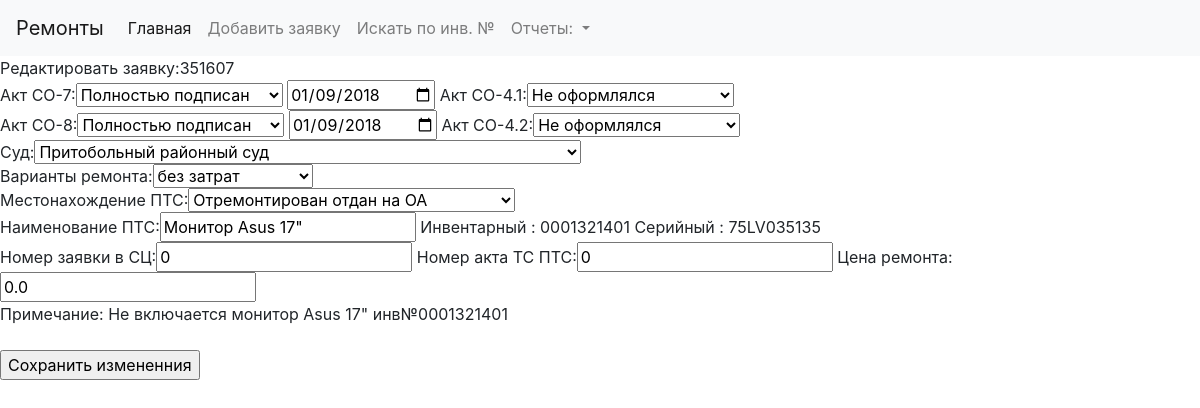
The app's page /edit/4 with its own data.
### akts/models.py (models this page shows, shortened)
class Tickets(db.Model):
    id = db.Column(db.Integer, primary_key=True)
    localticket = db.Column(db.Integer)
    hotlineticket = db.Column(db.Integer)
    aktco7mode = db.Column(db.Integer)
    aktco7changedate = db.Column(db.Date)
    aktco7date = db.Column(db.Date)
    aktco8mode = db.Column(db.Integer)
    aktco8changedate = db.Column(db.Date)
    aktco8date = db.Column(db.Date)
    aktco41mode = db.Column(db.Integer)
    aktco42mode = db.Column(db.Integer)
    lowcourtcode = db.Column(db.String(8))
    serviceprovider = db.Column(db.Integer)
    serviceproviderdate = db.Column(db.Date)
    location = db.Column(db.Integer)
    locationdate = db.Column(db.Date)
    name = db.Column(db.String(50))
    inventnumder = db.Column(db.String(12))
    serialnumber = db.Column(db.String(12))
    serviceticket = db.Column(db.Integer)
    serviceakt = db.Column(db.Integer)
    serviceprice =  db.Column(db.Float)
    remark = db.Column(db.String(50))
    warranty = db.Column(db.Boolean)
    dead = db.Column(db.Boolean)

### akts/views.py (the view, shortened to what this page needs)
@app.route('/edit/<local>', methods=['GET', 'POST'])
def edit(local):
    listlocation = [{'val': location.id, 'name' : location.name} for location in models.Location.query.all()]
    listmode = [{'val': actmode.id, 'name' : actmode.name} for actmode in models.ActMode.query.all()]
    listprovider = [{'val': provider.id, 'name' : provider.name} for provider in models.ServiceProvider.query.all()]
    listlow = [{'val': low.code, 'name' : low.name} for low in models.LowCourt.query.all()]
    ticket = models.Tickets.query.filter_by(localticket = local).first()
    return render_template("edit.html",ticket = ticket,listmode = listmode,listlow = listlow,listprovider = listprovider,listlocation = listlocation)

### akts/templates/edit.html
{% extends "base.html" %}
{% block content %}
    <form method="post">
        Редактировать заявку:{{ticket.hotlineticket }}<br>
        Акт СО-7:<select name="aktco7mode">
            {% for mode in listmode %}
                {% if mode.val == ticket.aktco7mode  %}
                    <option value="{{ mode.val }}" selected>{{ mode.name }}</option>
                {% else %}
                    <option value="{{ mode.val }}">{{ mode.name }}</option>
                {% endif %}
            {% endfor %}
        </select>
        <input type="date" name="aktco7date" value="{{ticket.aktco7date }}">
        Акт СО-4.1:<select name="aktco41mode">
            {% for mode in listmode %}
                {% if mode.val == ticket.aktco41mode  %}
                    <option value="{{ mode.val }}" selected>{{ mode.name }}</option>
                {% else %}
                    <option value="{{ mode.val }}">{{ mode.name }}</option>
                {% endif %}
            {% endfor %}
        </select>
        <br>
        Акт СО-8:<select name="aktco8mode">
            {% for mode in listmode %}
                 {% if mode.val == ticket.aktco8mode  %}
                    <option value="{{ mode.val }}" selected>{{ mode.name }}</option>
                {% else %}
                    <option value="{{ mode.val }}">{{ mode.name }}</option>
                {% endif %}
            {% endfor %}
        </select>
        <input type="date" name="aktco8date" value="{{ticket.aktco8date }}">
        Акт СО-4.2:<select name="aktco42mode">
            {% for mode in listmode %}
                {% if mode.val == ticket.aktco42mode  %}
                    <option value="{{ mode.val }}" selected>{{ mode.name }}</option>
                {% else %}
                    <option value="{{ mode.val }}">{{ mode.name }}</option>
                {% endif %}
            {% endfor %}
        </select>
         <br>
         Суд:<select name="lowcourtcode">
            {% for low in listlow %}
                {% if low.val == ticket.lowcourtcode %}
                    <option value="{{ low.val }}" selected>{{ low.name }}</option>
                {% else %}
                    <option value="{{ low.val }}">{{ low.name }}</option>
                {% endif %}
            {% endfor %}
        </select>
        <br>
         Варианты ремонта:<select name="serviceprovider">
            {% for prov in listprovider %}
                {% if prov.val == ticket.serviceprovider  %}
                    <option value="{{ prov.val }}" selected>{{ prov.name }}</option>
                {% else %}
                    <option value="{{ prov.val }}">{{ prov.name }}</option>
                {% endif %}
            {% endfor %}
        </select>
        <br>
         Местонахождение ПТС:<select name="location">
            {% for loc in listlocation %}
                {% if loc.val == ticket.location %}
                    <option value="{{ loc.val }}" selected>{{ loc.name }}</option>
                {% else %}
                    <option value="{{ loc.val }}">{{ loc.name }}</option>
                {% endif %}
            {% endfor %}
        </select>
        <br>
        Наименование ПТС:<input type="text" name="name" value="{{ticket.name }}">
        Инвентарный : {{ticket.inventnumder }}
        Серийный : {{ticket.serialnumber }}
        <br>
        Номер заявки в СЦ:<input type="number" name="serviceticket" value="{{ticket.serviceticket }}">
        Номер акта ТС ПТС:<input type="number" name="serviceakt" value="{{ticket.serviceakt }}">
        Цена ремонта:<input type="text" name="serviceprice" value="{{ticket.serviceprice }}">
        <br>
        Примечание: {{ticket.remark }}<br><br>
         <p><input type="submit" name="addticket" value="Сохранить измененния">
    </form>
{% endblock %}

### records on screen
Tickets: hotlineticket "351607", aktco7date "01/09/2018", aktco8date "01/09/2018", name "Монитор Asus 17\"", inventnumder "0001321401", serialnumber "75LV035135", serviceticket "0", serviceakt "0", serviceprice "0.0", remark "Не включается монитор Asus 17\" инв№0001321401"

### other values on screen
form field aktco7mode "Полностью подписан"
form field aktco41mode "Не оформлялся"
form field aktco8mode "Полностью подписан"
form field aktco42mode "Не оформлялся"
form field lowcourtcode "Притобольный районный суд"
form field serviceprovider "без затрат"
form field location "Отремонтирован отдан на ОА"
